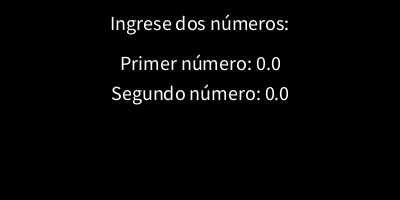
Frame 1 (no input)
Frame 60 (the mouse pressed at the canvas centre just before this capture): identical to frame 1, image omitted
Frame 120 (the mouse held since frame 60 and released just before this capture): identical to frame 1, image omitted

The Processing sketch that drew this single still picture (run headless with seeded random() and noise(); from frame 60 on, the mouse is pressed at the canvas centre):

// Processing sketch: Ejercicio_15
// ── Ejercicio_15.pde
float num1 = 0;
float num2 = 0;

void setup() {
  size(400, 200);
  textAlign(CENTER);
  textSize(20);
  text("Ingrese dos números:", width/2, 30);
}
void draw() {
  background(0);
  textAlign(CENTER);
  textSize(20);
  text("Ingrese dos números:", width/2, 30);
  text("Primer número: " + num1, width/2, 70);
  text("Segundo número: " + num2, width/2, 100);
}

void keyPressed() {
  if (key >= '0' && key <= '9') {
    if (num1 == 0) {
      num1 = float(key - '0');
    } else if (num2 == 0) {
      num2 = float(key - '0');
    }
  }
  if (keyCode == ENTER) {
    float suma = num1 + num2;
    float resta = num1 - num2;
    float multiplicacion = num1 * num2;
    float division = num2 != 0 ? num1 / num2 : Float.POSITIVE_INFINITY;
    println("Suma: " + suma);
    println("Resta: " + resta);
    println("Multiplicación: " + multiplicacion);
    println("División: " + division);
  }
}
